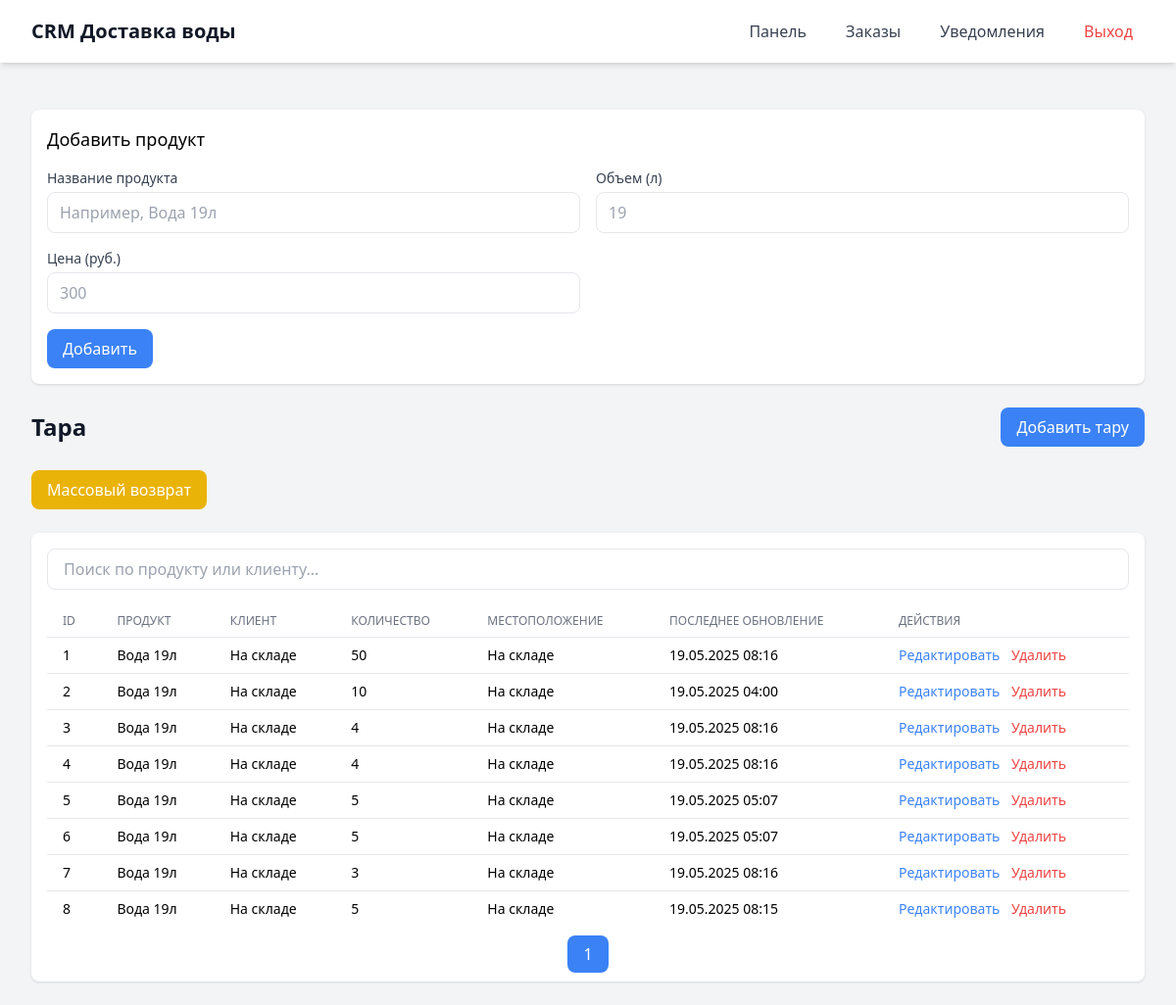
The app's page /containers/ (signed in), older data.
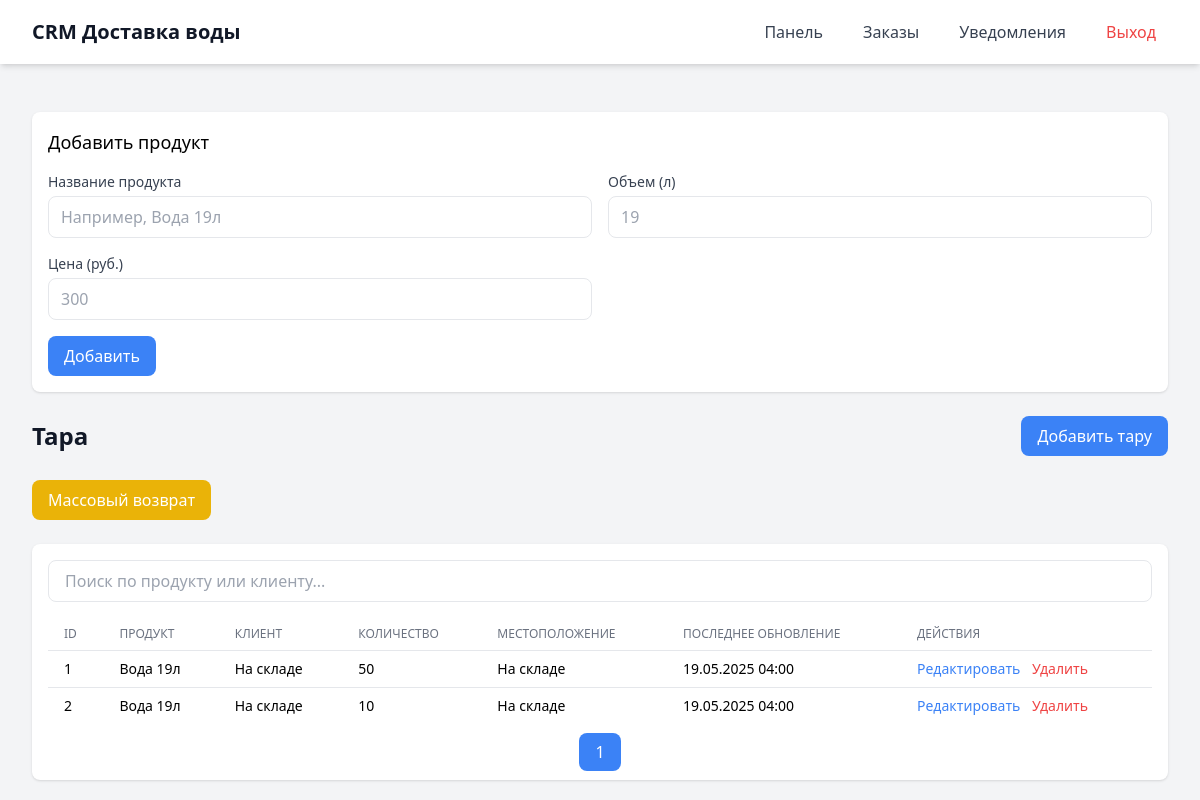
The same page, newer data.
### crm/models.py (models this page shows, shortened)
class Container(models.Model):
    product = models.ForeignKey(Product, on_delete=models.CASCADE)
    client = models.ForeignKey(Client, on_delete=models.SET_NULL, null=True, blank=True)
    quantity = models.PositiveIntegerField()
    is_at_client = models.BooleanField(default=False)
    last_updated = models.DateTimeField(auto_now=True)
    @staticmethod
    def get_low_stock_products():
        low_stock = []
        products = Product.objects.all()
        for product in products:
            total_in_warehouse = Container.objects.filter(
                product=product, is_at_client=False
            ).aggregate(total=models.Sum('quantity'))['total'] or 0
            if total_in_warehouse < 10:
                low_stock.append((product, total_in_warehouse))
        return low_stock

class Product(models.Model):
    name = models.CharField(max_length=100)
    volume = models.FloatField()
    price = models.DecimalField(max_digits=10, decimal_places=2)

### crm/views.py (the view)
# urls.py: path('containers/', views.containers, name='containers'),
@login_required
def containers(request):
    search_query = request.GET.get('search', '')
    containers = Container.objects.all().order_by('id')
    if search_query:
        containers = containers.filter(Q(product__name__icontains=search_query) | Q(client__name__icontains=search_query))
    paginator = Paginator(containers, 10)
    page_number = request.GET.get('page')
    page_obj = paginator.get_page(page_number)
    low_stock_products = Container.get_low_stock_products()
    if low_stock_products:
        messages.warning(request, f"Низкий уровень тары на складе: {', '.join([f'{p[0].name} ({p[1]} шт.)' for p in low_stock_products])}")
    low_stock_container_ids = []
    for container in page_obj:
        if not container.is_at_client:  # Только для тары на складе
            for product, quantity in low_stock_products:
                if container.product.id == product.id and quantity < 10:
                    low_stock_container_ids.append(container.id)
                    break
    return render(request, 'containers.html', {
        'page_obj': page_obj,
        'search_query': search_query,
        'clients': Client.objects.all(),
        'products': Product.objects.all(),
        'can_add_container': request.user.has_perm('crm.add_container'),
        'can_change_container': request.user.has_perm('crm.change_container'),
        'can_delete_container': request.user.has_perm('crm.delete_container'),
        'low_stock_products': low_stock_products,
        'low_stock_container_ids': low_stock_container_ids,
    })

### crm/templatetags/notification_tags.py (called while the page is built)
@register.simple_tag
def get_unread_notifications_count(user):
    if user.is_authenticated and hasattr(user, 'client'):
        return Notification.objects.filter(client=user.client, is_read=False).count()
    return 0

### templates/containers.html (shortened to what the changed rows need)
{% extends "base.html" %}
{% block content %}
<div class="space-y-6">
    <div class="flex flex-col sm:flex-row justify-between items-center">
        <h2 class="text-xl sm:text-2xl font-bold text-gray-900 mb-2 sm:mb-0">Тара</h2>
    </div>
    <div class="bg-white rounded-lg shadow p-4">
        <div class="overflow-x-auto">
            <table class="min-w-full divide-y divide-gray-200">
                <thead>
                    <tr>
                        <th class="px-2 sm:px-4 py-2 text-left text-xs font-medium text-gray-500 uppercase">ID</th>
                        <th class="px-2 sm:px-4 py-2 text-left text-xs font-medium text-gray-500 uppercase">Продукт</th>
                        <th class="px-2 sm:px-4 py-2 text-left text-xs font-medium text-gray-500 uppercase">Клиент</th>
                        <th class="px-2 sm:px-4 py-2 text-left text-xs font-medium text-gray-500 uppercase">Количество</th>
                        <th class="px-2 sm:px-4 py-2 text-left text-xs font-medium text-gray-500 uppercase">Местоположение</th>
                        <th class="px-2 sm:px-4 py-2 text-left text-xs font-medium text-gray-500 uppercase">Последнее обновление</th>
                        <th class="px-2 sm:px-4 py-2 text-left text-xs font-medium text-gray-500 uppercase">Действия</th>
                    </tr>
                </thead>
                <tbody id="container-table-body" class="divide-y divide-gray-200">
                    {% for container in page_obj %}
                    <tr class="{% if container.id in low_stock_container_ids %}bg-yellow-100{% endif %}">
                        <td class="px-2 sm:px-4 py-2 text-sm">{{ container.id }}</td>
                        <td class="px-2 sm:px-4 py-2 text-sm">{{ container.product.name }}</td>
                        <td class="px-2 sm:px-4 py-2 text-sm">{{ container.client.name|default:"На складе" }}</td>
                        <td class="px-2 sm:px-4 py-2 text-sm">{{ container.quantity }}</td>
                        <td class="px-2 sm:px-4 py-2 text-sm">{{ container.is_at_client|yesno:"У клиента,На складе" }}</td>
                        <td class="px-2 sm:px-4 py-2 text-sm">{{ container.last_updated|date:"d.m.Y H:i" }}</td>
                        <td class="px-2 sm:px-4 py-2 text-sm space-x-2">
                            {% if can_change_container %}
                            <button onclick="editContainer({{ container.id }}, {{ container.product.id }}, '{{ container.client.id|default:'' }}', {{ container.quantity }}, '{{ container.is_at_client|yesno:'True,False' }}')" class="text-blue-500 hover:underline">Редактировать</button>
                            {% endif %}
                            {% if can_delete_container %}
                            <button onclick="showDeleteModal('{% url 'delete_container' container.id %}')" class="text-red-500 hover:underline">Удалить</button>
                            {% endif %}
                        </td>
                    </tr>
                    {% empty %}
                    <tr>
                        <td colspan="7" class="px-2 sm:px-4 py-2 text-center text-gray-500">Нет тары</td>
                    </tr>
                    {% endfor %}
                </tbody>
            </table>
        </div>
        <div class="mt-4 flex flex-col sm:flex-row justify-between items-center">
            <div class="space-x-2 mb-2 sm:mb-0">
                {% for num in page_obj.paginator.page_range %}
                    {% if num == page_obj.number %}
                        <span class="px-4 py-2 bg-blue-500 text-white rounded-lg">{{ num }}</span>
                    {% else %}
                        <a href="?page={{ num }}{% if search_query %}&search={{ search_query }}{% endif %}" class="px-4 py-2 text-blue-500 hover:underline">{{ num }}</a>
                    {% endif %}
                {% endfor %}
            </div>
        </div>
    </div>
</div>
{% endblock %}

Row changes from the older to the newer data that the page shows:
removed Container: id "3", product.name "Вода 19л", client.name "На складе", quantity "4", is_at_client "На складе", last_updated "19.05.2025 08:16"
removed Container: id "4", product.name "Вода 19л", client.name "На складе", quantity "4", is_at_client "На складе", last_updated "19.05.2025 08:16"
removed Container: id "5", product.name "Вода 19л", client.name "На складе", quantity "5", is_at_client "На складе", last_updated "19.05.2025 05:07"
removed Container: id "6", product.name "Вода 19л", client.name "На складе", quantity "5", is_at_client "На складе", last_updated "19.05.2025 05:07"
removed Container: id "7", product.name "Вода 19л", client.name "На складе", quantity "3", is_at_client "На складе", last_updated "19.05.2025 08:16"
removed Container: id "8", product.name "Вода 19л", client.name "На складе", quantity "5", is_at_client "На складе", last_updated "19.05.2025 08:15"
changed Container id 1: last_updated "19.05.2025 08:16" → "19.05.2025 04:00"
